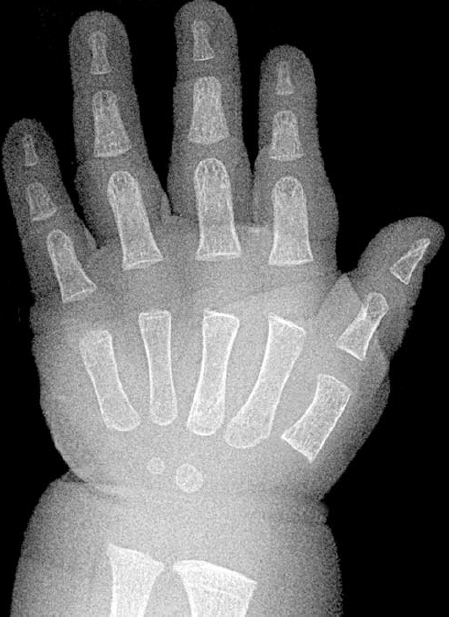
#> input picture RTG/B/0_10_b.PNG, 449 x 617 px; its folder holds 6 pictures in this run
$ jupyter execute 'KS test - tretina obrazku.ipynb'   (shell and % lines are left out)   (older library calls are emulated)
#> lines starting #> are read from the running program, lines starting #| are printed output that depends on the picture
[cell 1]
from glob import glob
from PIL import Image
from matplotlib import pyplot as plt
import numpy as np
from scipy.stats import ks_2samp
from IPython.core.display import display_html, display, HTML

[cell 2]
images = {}
for image_path in glob('RTG/B/*'):
    name = image_path.split('/')[-1]
    images[name] = Image.open(image_path)

[cell 3]
images

## Ořez obrázků

### Ukázka jednoho ořezu (pro představu)

[cell 4]
img = images['8_0_b.PNG']
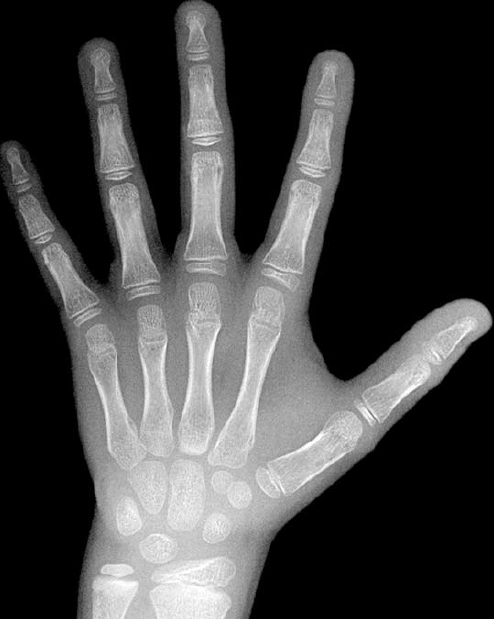
#> img: PIL image 494x619 RGBA; mean R, G, B, A 66.5, 66.5, 66.5, 255
img

[cell 5]
img2 = images['1_4_b.PNG']
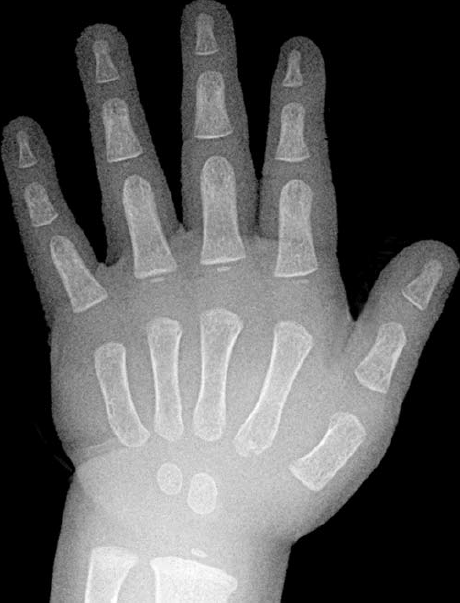
#> img2: PIL image 460x603 RGBA; mean R, G, B, A 88.2, 88.2, 88.2, 255
img2

[cell 6]
w, h = img.size
#> w = 494; h = 619
new_img = img.crop((0, h - (h // 2), w, h))
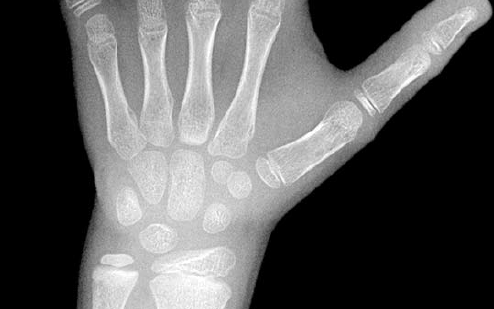
#> new_img: PIL image 494x309 RGBA; mean R, G, B, A 91.5, 91.5, 91.5, 255
new_img

### Ořez všech obrázků v podobném duchu

[cell 7]
cropped_images = {}
for name, img in images.items():
    w, h = img.size
    cropped_img = img.crop((0, h - (h // 2), w, h))
    cropped_images[name] = cropped_img
#> this loop made 6 passes
#> (name, w, h) on passes 1 to 6: ('0_10_b.PNG', 449, 617), ('0_8_b.PNG', 474, 628), ('10_0_b.PNG', 393, 622), ('11_0_b.PNG', 476, 628), ('1_4_b.PNG', 460, 603), ('8_0_b.PNG', 494, 619)
#> pass 1, `cropped_img = img.crop((0, h - (h // 2), w, h))`:
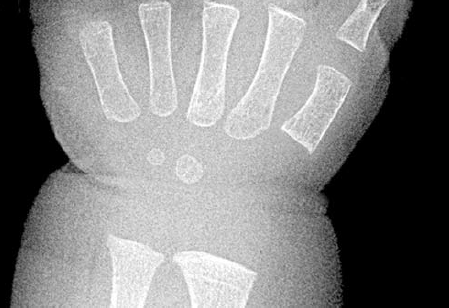
#> cropped_img: PIL image 449x308 RGBA; mean R, G, B, A 129.5, 129.5, 129.5, 255
#> pass 2, `cropped_img = img.crop((0, h - (h // 2), w, h))`:
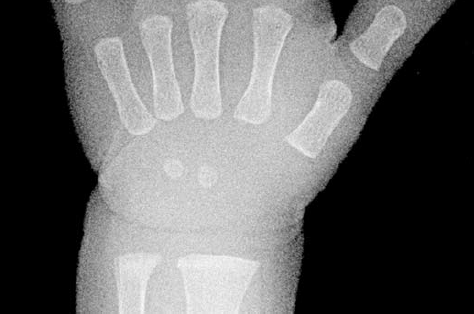
#> cropped_img: PIL image 474x314 RGBA; mean R, G, B, A 102, 102, 102, 255
#> pass 3, `cropped_img = img.crop((0, h - (h // 2), w, h))`:
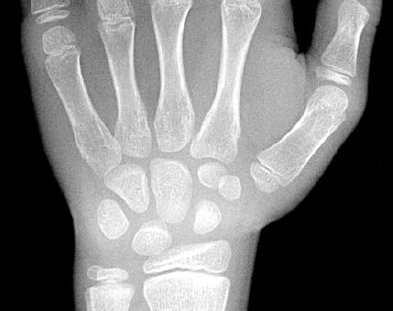
#> cropped_img: PIL image 393x311 RGBA; mean R, G, B, A 124.4, 124.4, 124.4, 255
#> after the loop, cropped_images = 6 items
images = cropped_images
#> images = 6 items
cropped_images

## Dále už je to stejné

[cell 8]
histograms = {}
for name, image in images.items():
    histograms[name] = np.histogram(image.getdata(), bins=255, normed=True)[0][2:-1]
#> this loop made 6 passes
#> name on passes 1 to 6: '0_10_b.PNG', '0_8_b.PNG', '10_0_b.PNG', '11_0_b.PNG', '1_4_b.PNG', '8_0_b.PNG'
#> after the loop, histograms = 6 items

[cell 9]
histograms['8_0_b.PNG'][0:5]
#> Out = [0.0019, 0.00142, 0.000855, 0.000609, 0.000388]

[cell 10]
histograms['8_0_b.PNG'][-5:]
#> Out = [0.000482, 0.000383, 0.00031, 0.000339, 0.000246]

[cell 11]
plt.bar(range(len(histograms['8_0_b.PNG'])), height=histograms['8_0_b.PNG'])
#> (this line was passed over: IPython is not available in this run)

[cell 12]
plt.bar(range(len(histograms['1_4_b.PNG'])), height=histograms['1_4_b.PNG'])
#> (this line was passed over: IPython is not available in this run)

[cell 13]
def ks_str(ks_result):
    statistic = ks_result.statistic
    pvalue = ks_result.pvalue
    return "s={:.4f} p={:.4f}".format(statistic, pvalue)

[cell 14]
ks_data = {}
for image1 in images.keys():
    ks_data[image1] = {}
    for image2 in images.keys():
        ks = ks_2samp(histograms[image1], histograms[image2])
        ks_data[image1][image2] = ks
#> this loop made 6 passes
#> after the loop, ks_data = 6 items

[cell 15]
image_names = sorted(list(images.keys()), key=lambda x: [int(n) for n in x.split('_')[:2]])
#> image_names = ['0_8_b.PNG', '0_10_b.PNG', '1_4_b.PNG', '8_0_b.PNG', '10_0_b.PNG', '11_0_b.PNG']

[cell 16]
html_table = "<table><tr><td></td>{}</tr>".format("".join(["<td>{}</td>".format(name) for name in image_names]))
for image1 in image_names:
    html_table += "<tr><td>{}</td>".format(image1)
    for image2 in image_names:
        ks = ks_data[image1][image2]
        if ks.pvalue < 0.05:
            html_table += "<td>{}</td>".format(ks_str(ks_data[image1][image2]))
        else:
            html_table += "<td style='font-weight:bold;'>{}</td>".format(ks_str(ks))
    html_table += "</tr>"
#> this loop made 6 passes
#> image1 on passes 1 to 6: '0_8_b.PNG', '0_10_b.PNG', '1_4_b.PNG', '8_0_b.PNG', '10_0_b.PNG', '11_0_b.PNG'
html_table += "</table>"
